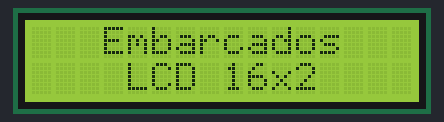
A sketch run on a simulated Arduino Uno, built with avr-gcc and run on an emulated ATmega328P. Parts: 16×2 character LCD.

Above: at 0.1 s.
At 3.21 s:
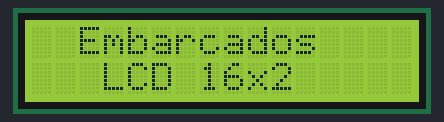
At 4.11 s:
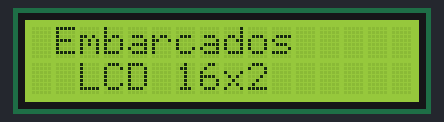
At 5.01 s:
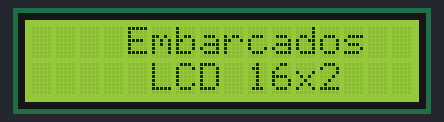
At 5.62 s:
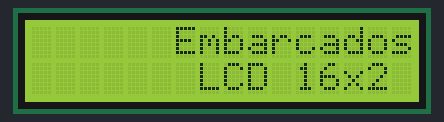

Measured:
- by itself, everything shown: repeats every 5.7 s, in 10 steps

The sketch:

lcd_tcc_backyard.ino
```cpp
#include <LiquidCrystal.h>
LiquidCrystal lcd(5,4, 8, 2, 6, 19); //(5,4, 1, 0, 6, 19)pinos que serão utilizados no display

void setup(){
  lcd.begin(16,2); //define numero de linhas e colunas no display
}

void scrollLeft (int passos){ //rolagem para a esquerda
  for (int posicao = 0; posicao < passos; posicao++){
    lcd.scrollDisplayLeft();
    delay (300);
  }
}

void scrollRight (int passos){
  for (int posicao = 0; posicao < passos; posicao++){
    lcd.scrollDisplayRight();
    delay(300);
  }
}

void loop (){
  lcd.clear(); //Limpa a tela
  lcd.setCursor(3,0); //Posiciona o cursor na coluna 3, linha 0;
  lcd.print("Embarcados");//texto que vai para o lcd
  lcd.setCursor(3, 1);
  lcd.print(" LCD 16x2");
  delay(3000);

  scrollLeft(3);
  scrollRight(6);
}
```

Arduino1.ino
```cpp
/* versão 1
const int sensorPin = A0;  // Pino analógico onde o sensor está conectado

void setup() {
  Serial.begin(9600);  // Inicializa a comunicação serial com uma taxa de 9600 bps
}

void loop() {
  int sensorValue = analogRead(sensorPin);  // Lê o valor do sensor analógico
  Serial.println(sensorValue);  // Envia o valor lido para o Arduino 2

  delay(1000);  // Aguarda 1 segundo antes de ler novamente
}
*/
/*
#include <Servo.h>

Servo servoMotor;
#define NUM_LED 6 // define o número máximo de LEDs
#define MAX 400 // leitura máxima possível. AJUSTE ESSE VALOR!!
int reading[10];
int finalReading;
byte litLeds = 0;
byte multiplier = 1;
byte leds[] = {8, 9, 10, 11, 12, 13};

void setup() {
  Serial.begin(9600); // inicia a comunicação serial com uma taxa de 9600 bps
  for (int i = 0; i < NUM_LED; i++) { // inicializa os LEDs como saídas
    pinMode(leds[i], OUTPUT);
  }
  servoMotor.attach(6);  // Use o pino 6 para o servo motor
  servoMotor.write(0);
}

void loop() {
  for (int i = 0; i < 10; i++) { // faz dez leituras em ~0.02 segundos
    reading[i] = analogRead(A0) * multiplier; // Lê o valor do sensor analógico e multiplica pelo multiplicador
    delay(2); // Aguarda um curto período de tempo para a próxima leitura
  }
  for (int i = 0; i < 10; i++) { // calcula a média das dez leituras
    finalReading += reading[i];
  }
  finalReading /= 10; // Calcula a média dividindo pelo número de leituras

  for (int j = 0; j < NUM_LED; j++) { // define todos os LEDs como LOW (desligados)
    digitalWrite(leds[j], LOW);
  }

  int valorPorcentagem = map(finalReading, 0, MAX, 0, 100); // Mapeia o valor lido para uma porcentagem usando a função map

  Serial.print(valorPorcentagem); // Envia o valor em porcentagem pela comunicação serial
  Serial.println(); // Adiciona uma quebra de linha após o valor enviado

  litLeds = map(valorPorcentagem, 0, 100, 0, NUM_LED); // Mapeia o valor em porcentagem para o número de LEDs a serem acesos
  for (int k = 0; k < litLeds; k++) {
    digitalWrite(leds[k], HIGH); // Acende os LEDs correspondentes ao valor mapeado
  }

  servoMotor.write(30 * litLeds); // Move o servo motor proporcional ao número de LEDs acesos

  // para debug serial, descomente as duas linhas abaixo.
  //Serial.println(finalReading);
  //delay(100);
}
*/
```

serial_lcd_arduino2.ino
```cpp
/*
#include <LiquidCrystal.h>

LiquidCrystal lcd(5, 4, 8, 2, 6, 19); //(5, 4, 1, 0, 6, 19) pinos que serão utilizados no display

void setup() {
  lcd.begin(16, 2); // Define o número de linhas e colunas no display
  Serial.begin(9600); // Inicializa a comunicação serial com uma taxa de 9600 bps
}

void scrollLeft(int passos) { // Rolagem para a esquerda
  for (int posicao = 0; posicao < passos; posicao++) {
    lcd.scrollDisplayLeft();
    delay(300);
  }
}

void scrollRight(int passos) {
  for (int posicao = 0; posicao < passos; posicao++) {
    lcd.scrollDisplayRight();
    delay(300);
  }
}

void loop() {
  if (Serial.available()) {
    int valorRecebido = Serial.parseInt(); // Lê o valor recebido do Arduino 1

    lcd.clear(); // Limpa a tela
    lcd.setCursor(0, 0); // Posiciona o cursor na coluna 0, linha 0
    lcd.print("Valor Recebido:"); // Texto que indica o valor recebido
    lcd.setCursor(0, 1);
    lcd.print(valorRecebido); // Exibe o valor recebido no display

    delay(3000);
  } else {
    lcd.clear(); // Limpa a tela
    lcd.setCursor(3, 0); // Posiciona o cursor na coluna 3, linha 0
    lcd.print("Embarcados"); // Texto que vai para o LCD
    lcd.setCursor(3, 1);
    lcd.print(" LCD 16x2");
    delay(3000);

    scrollLeft(3);
    scrollRight(6);
  }
}
*/
```
